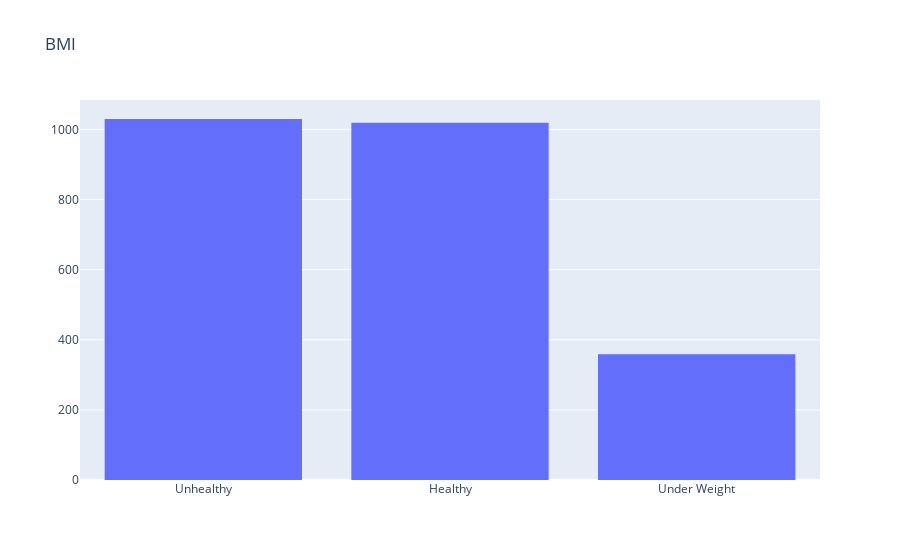

Notebook code cell kept with this figure:
### Code cell
#plot BMI
plot_data = [go.Histogram(x=panel_id_merged['BMI'])]

plot_layout = go.Layout(title='BMI')
fig = go.Figure(data=plot_data,layout=plot_layout)
pyoff.iplot(fig)

### Figure 1 — Plotly figure (JSON) as saved in the notebook; plotly's stock layout.template omitted (floating-point values rounded to 4 significant figures; data arrays with more than 128 entries replaced by an {"elided": "..."} marker saying what was removed)
{"data": [{"type": "histogram", "x": {"elided": "2408 str values"}}], "layout": {"autosize": true, "title": {"text": "BMI"}, "xaxis": {"autorange": true, "range": [-0.5, 2.5], "type": "category"}, "yaxis": {"autorange": true, "range": [0, 1084.0]}}}
